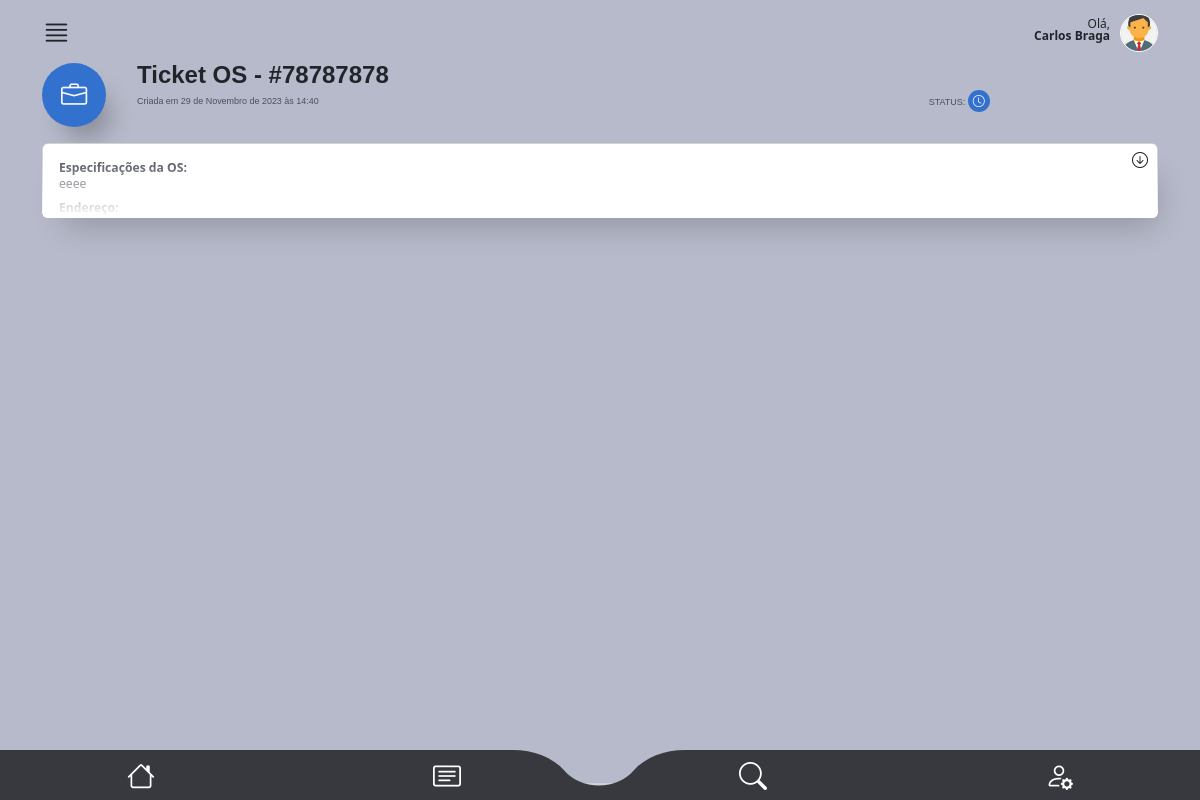
Screenshot of /main/os_detail2/33 (signed in) with the database file from the repository.
### authentication/models.py (models this page shows, shortened)
class CustomUser(AbstractUser):
    telefone = models.CharField(max_length=15, null=False)
    endereco = models.ForeignKey(
        Endereco, on_delete=models.CASCADE, null=True, default=None
    )
    foto = models.ImageField(upload_to="img/perfil_user/", null=True, blank=True)
    email = models.EmailField(unique=True)

### staff/models.py (models this page shows, shortened)
class OrdemDeServico(models.Model):
    ticket = models.CharField(max_length=200, unique=True)
    tecnico = models.ForeignKey(
        CustomUser,
        on_delete=models.CASCADE,
        related_name="ordens_técnico",
        null=True,
        default=None,
    )
    staff = models.ForeignKey(
        CustomUser, on_delete=models.CASCADE, related_name="ordens_staff"
    )
    descricao = models.TextField(max_length=600)
    previsao_chegada = models.DateTimeField(editable=True)
    previsao_execucao = models.DateTimeField(editable=True)
    material = models.CharField(max_length=100, validators=[MinLengthValidator(3)])
    equipamento = models.CharField(max_length=100, validators=[MinLengthValidator(3)])
    data_criacao = models.DateTimeField(auto_now_add=True)
    cliente = models.ForeignKey(Cliente, on_delete=models.CASCADE)
    endereco = models.ForeignKey(Endereco, on_delete=models.CASCADE)
    contrato = models.CharField(max_length=700, null=True, blank=True)
    atividade = models.CharField(max_length=50, choices=ACTIVITY_CHOICES)
    status_tecnico = models.CharField(max_length=50, choices=TECNICAL_CHOICES)
    status = models.CharField(
        max_length=10, choices=STATUS_CHOICES, default="Aguardando"
    )
    atraso_em_minutos = models.CharField(max_length=50, choices=ATRASO_CHOICES)
    atraso_descricao = models.TextField(max_length=400)
    descricao_reagendamento = models.TextField(max_length=400)
    vezes_reagendada = models.IntegerField(default=0)
    aceite = models.BooleanField(default=False)

### main/views.py (the view)
# urls.py: path("os_detail2/<int:ordem_id>", views.os_detail2, name="os_detail2"),
@user_passes_test(is_tecnico)
def os_detail2(request, ordem_id):
    try:
        user = request.user
        ordem = get_object_or_404(
            OrdemDeServico,
            id=ordem_id,
            tecnico=user,
            status__in=["Atenção", "Urgente", "Aguardando", "Concluído"],
        )
        return render(
            request,
            "os_detail2.html",
            {
                "ordem": ordem,
                "user": user,
            },
        )
    except Exception as e:
        return render(request, "error.html", {"error_message": str(e)})

### authentication/models.py (called while the page is built)
    def __str__(self):
        return f"{self.rua}, {self.numero}, {self.complemento}, {self.bairro}, {self.cidade}, {self.estado}, CEP: {self.cep}"

### main/helpers.py (called while the page is built)
def is_tecnico(user):
    return user.groups.filter(name="Técnico").exists()

### main/templates/os_detail2.html (shortened to what this page needs)
{% extends "base2.html" %}
{% block rest %}
      <section id="detalhes_oc_scr">
        <div class="container">
            <div id="oc_detalhes">
              <div class="oc_titulo mb-1 mb-md-3">
                <div class="row">
                  <div class="col-3 col-md-1">
                    <div class="{% if ordem.status == 'Aguardando' %}icon bg01{% elif ordem.status == 'Atenção' %}icon bg06{% elif ordem.status == 'Urgente' %}icon bg05{% else %}icon bg02{% endif %}">
                        <i class="bi bi-briefcase text-light"></i>
                      </div>
                  </div>
                  <div class="col-9 col-md-10">
                    <h4 class="font-bold">
                      Ticket OS - #{{ordem.ticket}}
                    </h4>
                    <div class="row">
                      <div class="col-8 col-md-10">
                        <p class="font-medium color04">Criada em {{ordem.data_criacao}}</p>
                      </div>
                      <div class="col-4 col-md-2">
                        <p class="font-medium color04">STATUS:
                          <span class="{% if ordem.status == 'Aguardando' %}icon_sm bg01{% elif ordem.status == 'Atenção' %}icon_sm bg06{% elif ordem.status == 'Urgente' %}icon_sm bg05{% else %}icon_sm bg02{% endif %}">
                            {% if ordem.status == 'Aguardando' %}
                              <i class="bi bi-clock text-light"></i>
                            {% elif ordem.status == 'Atenção' %}
                              <i class="bi bi-flag text-light"></i>
                            {% else %}
                              <i class="bi bi-exclamation-triangle-fill text-light"></i>
                            {% endif %}
                          </span>
                        </p>
                      </div>
                    </div>
                  </div>
                </div>
              </div>
              <div class="oc_espec box-shadow">
                <span class="icon"><i class="bi bi-arrow-down-circle"></i></span>
                <div class="collapse" id="oc_espec">
                  <div class="card card-body color04">
                    <div class="row">
                      <div class="col-12">
                        <p><strong>Especificações da OS:</strong></p>
                        <p>{{ordem.descricao}} </p>
                      </div>
                      <div class="col-12 mt-2">
                        <p><strong>Endereço:</strong></p>
                        <p id="endereco">{{ordem.endereco}}</p>
                      </div>
                  </div>
                </div>
            </div>
            </div>
        </div>
      </section>
{% endblock %}

### main/templates/base2.html (shortened to what this page needs)
{%load static%}
<!DOCTYPE html>
<html lang="en" data-bs-theme="auto">
  <head>
    <link
      rel="stylesheet"
      href="https://cdn.jsdelivr.net/npm/@docsearch/css@3"
    />
    <link
      rel="stylesheet"
      href="https://cdn.jsdelivr.net/npm/bootstrap-icons@1.11.1/font/bootstrap-icons.css"
    />
    <link
      href="{% static 'assets/dist/css/bootstrap.min.css' %}"
      rel="stylesheet"
    />
    <link href="{% static 'assets/css/app_mamminfo.css' %}" rel="stylesheet" />
  </head>
  <body>
    <main class="bg03">
      <header>
        <div class="container">
          <div id="super_menu">
            <div class="row">
              <div class="col-3 text-start">
                <i class="bi bi-justify i_main"></i> {% if aceites != 0 %}{% endif %}
              </div>
              <div class="col-9 text-end">
                <p class="mt-2">
                  Olá,<br />
                  <strong>{{ user.first_name }} {{ user.last_name }}</strong>
                </p>
                <div class="photo_user mt-1">
                  {% if request.user.foto %}
                  <img src="{{ request.user.foto.url }}" alt="User Photo" />
                  {% else %}
                  <img
                    src="https://cdn-icons-png.flaticon.com/512/3106/3106807.png?auto=format&fit=crop&q=80&w=1760&ixlib=rb-4.0.3&ixid=M3wxMjA3fDB8MHxwaG90by1wYWdlfHx8fGVufDB8fHx8fA%3D%3D"
                    alt=""
                  />
                  {% endif %}
                </div>
              </div>
            </div>
          </div>
        </div>
      </header>
      {% block rest %}{% endblock %}
    </main>
    <footer>
      <ul class="row">
        <li class="col-3 mt-1">
          <a href="{% url 'dashboard' %}"><i class="bi bi-house"></i></a>
        </li>
        <li class="col-3 p-0 mt-1 text-start text-md-center">
          <a href="{% url 'minhas_os' %}" class="text-start text-md-center"
            ><i class="bi bi-card-text"></i
          ></a>
        </li>
        <li class="col-3 p-0 mt-1 text-end text-md-center">
          <a href="{% url 'tela_busca' %}" class="text-end text-md-center"
            ><i class="bi bi-search"></i
          ></a>
        </li>
        <li class="col-3 mt-1">
          <a href="{% url 'tela_user' %}"><i class="bi bi-person-gear"></i></a>
        </li>
      </ul>
    </footer>
  </body>
</html>

### main/templates/static/assets/css/app_mamminfo.css (style rules this page uses)
html { font-family: 'Noto', sans-serif;background: #ced0dc; }
.font-medium { font-family: 'NotoMedium', sans-serif;font-weight: 400; }
.font-bold { font-family: 'NotoBold', sans-serif;font-weight: 600; }
.bg01 { background: #3371cf; }
.bg03 { background: #b7baca; }
.color04 { color: #4c4f5a; }
section { height: auto;min-height: 90vh;max-width: 100vw;width: 100%; }
.box-shadow { box-shadow: 10px 20px 32px -12px rgba(0,0,0,.2); }
#super_menu { padding: 10px 0;position: relative; }
#super_menu p { font-size: .75rem;line-height: 100%;display: inline-block;margin: 0 10px 0 0; }
#super_menu .i_main { font-size: 1.8rem; }
#super_menu .photo_user { float: right;display: inline-block; }
#super_menu .photo_user img { width: 38px;height: 38px;display: block;border-radius: 38px;object-fit: cover;transform-origin: 50% 50%;border: 1px solid #fff; }
footer { position: fixed;z-index: 5; width: 100%;bottom: 0;background: url(../img/footer.svg) 50% 50% / cover;height: 50px; }
footer ul { padding: 0;margin: 0;text-align: center; }
footer ul li { list-style: none;display: inline-block; }
footer li a { color: #fff;font-size: 1.75rem;width: 100%;text-align: center;display: block; }
#oc_detalhes .oc_titulo .icon { width: 64px;height: 64px;border-radius: 64px;display: inline-block;text-align: center;line-height: 64px;box-shadow: 12px 20px 24px -8px rgba(0,0,0,.25); }
#oc_detalhes .oc_titulo .icon i { font-size: 1.64rem; }
#oc_detalhes .oc_titulo h4 { line-height: 100%; }
#oc_detalhes .oc_titulo p { font-size: .56rem;margin: 0; }
#oc_detalhes .oc_titulo .icon_sm { width: 22px;height: 22px;border-radius: 22px;display: inline-block;text-align: center;line-height: 22px;margin-top: -5px; }
#oc_detalhes .oc_titulo .icon_sm i { font-size: .75rem; }
#oc_detalhes .oc_espec { position: relative;overflow: hidden;border-radius: 6px; }
#oc_detalhes .oc_espec .collapse, #oc_detalhes .oc_espec .collapsing { display: block;height: 75px;overflow: hidden; }
#oc_detalhes .oc_espec p { font-size: .76rem;margin:0;line-height: 132%; }
#oc_detalhes .oc_espec .icon { position: absolute;top: 5px;right: 10px;z-index: 2; }
#oc_detalhes .oc_espec .collapse::before { position: absolute;bottom: 0;left: 0;right: 0;width: 100%;height: 60px;display: block;content: "";z-index: 1; background: rgb(255,255,255);background: linear-gradient(0deg, rgba(255,255,255,1) 0%, rgba(255,255,255,0) 100%); }
#oc_detalhes { padding-bottom: 50px; }

### rows the page displays
CustomUser: first_name "Carlos", last_name "Braga", user.foto (picture)
OrdemDeServico: ticket "78787878", data_criacao "29 de Novembro de 2023 às 14:40", descricao "eeee"
